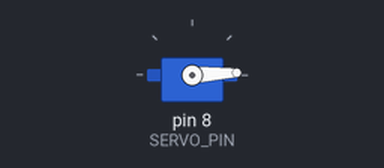
The sketch below on a simulated Arduino Uno, built with avr-gcc and run on an emulated ATmega328P. Parts: servo.

Above: at 0.05 s.
At 1.3 s:
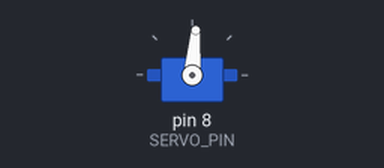
At 2.6 s:
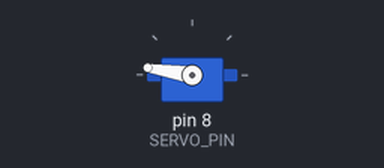
At 5.2 s:
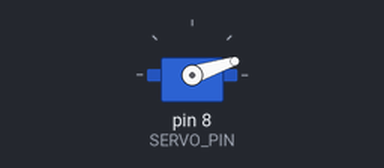
Timing chart, 0 to 7.1 s (numbered marks = the images above):
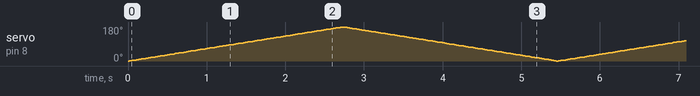

The sketch:

servo.ino
```cpp
#include <Servo.h>


Servo myservo;
int pos = 0;
const int SERVO_PIN = 8;

void setup() {
  myservo.attach(SERVO_PIN);

}

void loop() {
  for(pos = 0; pos <= 180; pos ++){
    myservo.write(pos);
    delay(15);
  }
  for(pos = 180; pos >= 0; pos --){
    myservo.write(pos);
    delay(15);
  }

}
```
